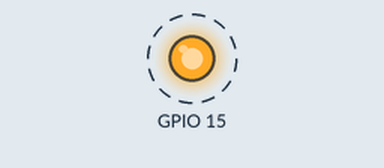
A program run on a simulated ESP32 board running MicroPython. Parts: output pins drawn as LEDs (lit = HIGH). Dashed ring = blinking. Library files of the repository ran but are not shown: board.py; what the program prints to the serial console is not drawn.

Above: at 0.2 s.
Timing chart, 0 to 3.0 s (numbered marks = the images above):
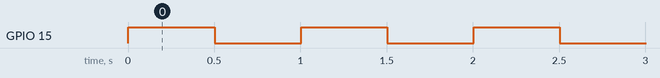

The program:

testboard.py
```python
import alex.board as board
import machine

# Blink onboard LED
board.LED.on()

# Read from IO4 (ADC-capable)
adc = machine.ADC(board.IO4)
print(adc.read_u16())

# I2C scan
i2c = board.I2C()
print(i2c.scan())

# UART write
uart = board.UART()
uart.write("Hello LOLIN S2 Mini\n")
print("Print: Hello LOLIN S2 Mini\n")


import time

# Blink onboard LED
led = board.LED
while True:
    led.on()
    time.sleep(0.5)
    led.off()
    time.sleep(0.5)
```

Measured:
- by itself, GPIO 15: alternates HIGH for 0.50 s and LOW for 0.50 s
